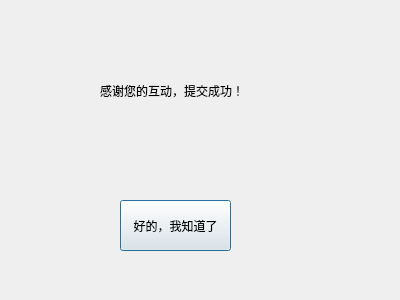
<?xml version="1.0" encoding="UTF-8"?>
<ui version="4.0">
 <class>SubQusetionDoneDialog</class>
 <widget class="QDialog" name="SubQusetionDoneDialog">
  <property name="geometry">
   <rect>
    <x>0</x>
    <y>0</y>
    <width>400</width>
    <height>300</height>
   </rect>
  </property>
  <property name="windowTitle">
   <string>Dialog</string>
  </property>
  <widget class="QPushButton" name="pushButton">
   <property name="geometry">
    <rect>
     <x>120</x>
     <y>200</y>
     <width>111</width>
     <height>51</height>
    </rect>
   </property>
   <property name="text">
    <string>好的，我知道了</string>
   </property>
  </widget>
  <widget class="QLabel" name="label">
   <property name="geometry">
    <rect>
     <x>100</x>
     <y>60</y>
     <width>191</width>
     <height>61</height>
    </rect>
   </property>
   <property name="text">
    <string>感谢您的互动，提交成功！</string>
   </property>
  </widget>
 </widget>
 <resources/>
 <connections/>
</ui>
